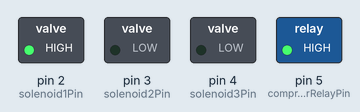
Recording of a sketch running on a simulated Arduino Uno, built with avr-gcc and run on an emulated ATmega328P. Parts: switched loads named in the sketch (green lamp = pin HIGH). Dashed ring = blinking.

Above: at 0.5 s.
Timing chart, 0 to 4.6 s (numbered marks = the images above):
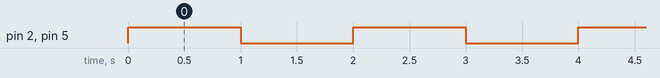

The sketch:

Final_design_lab.ino
```cpp
// Define the pins for solenoid valves
const int solenoid1Pin = 2;
const int solenoid2Pin = 3;
const int solenoid3Pin = 4;

// Define the pin for the relay module controlling the compressor
const int compressorRelayPin = 5;

void setup() {
  // Initialize the solenoid valve pins as outputs
  pinMode(solenoid1Pin, OUTPUT);
  pinMode(solenoid2Pin, OUTPUT);
  pinMode(solenoid3Pin, OUTPUT);

  // Initialize the relay pin for the compressor as output
  pinMode(compressorRelayPin, OUTPUT);

  // Turn off all solenoid valves and the compressor at the beginning
  closeAllSolenoids();
  turnOffCompressor();
}

void loop() {
  // Example: move forward
  openSolenoid(solenoid1Pin);
  turnOnCompressor();
  delay(1000); // Adjust the delay as needed
  closeSolenoid(solenoid1Pin);
  turnOffCompressor();
  delay(1000); // Adjust the delay as needed
}

void openSolenoid(int pin) {
  digitalWrite(pin, HIGH);
}

void closeSolenoid(int pin) {
  digitalWrite(pin, LOW);
}

void closeAllSolenoids() {
  digitalWrite(solenoid1Pin, LOW);
  digitalWrite(solenoid2Pin, LOW);
  digitalWrite(solenoid3Pin, LOW);
}

void turnOnCompressor() {
  digitalWrite(compressorRelayPin, HIGH);
}

void turnOffCompressor() {
  digitalWrite(compressorRelayPin, LOW);
}
```

Measured:
- by itself, pin 2 (solenoid1Pin), pin 5 (compressorRelayPin): alternates HIGH for 1.0 s and LOW for 1.0 s
